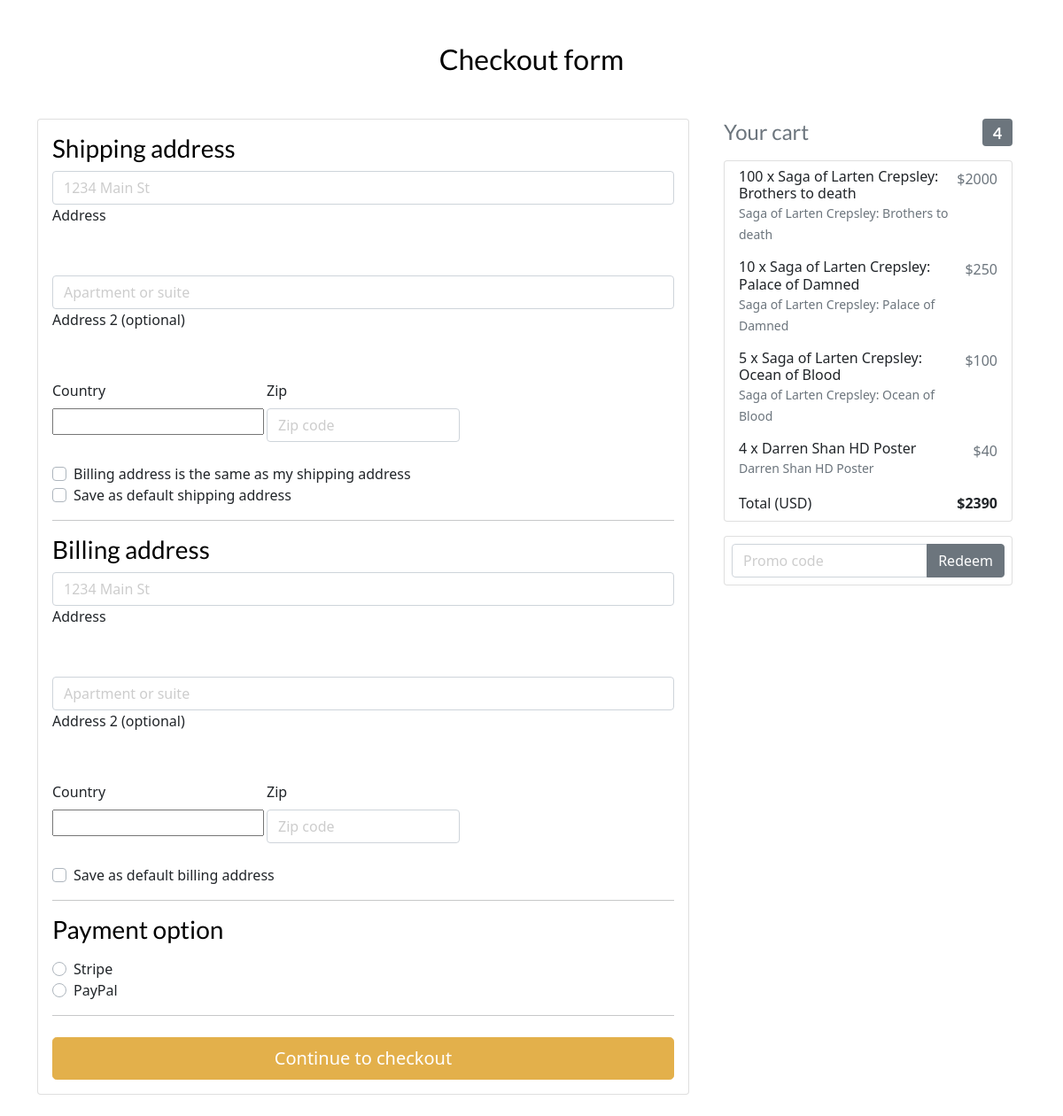
The page /checkout (signed in) on the database its author committed.
### main/models.py (models this page shows, shortened)
class OrderItems(models.Model):
    user =  models.ForeignKey(User, on_delete=models.CASCADE,null=True)
    item = models.ForeignKey(Products,on_delete=models.CASCADE,null=True)
    qty = models.IntegerField()
    ordered = models.BooleanField(default=False)
    coupon = models.ForeignKey(
        'Coupon', on_delete=models.SET_NULL, blank=True, null=True)
    billing_address = models.ForeignKey(
        'Address', related_name='billing_address', on_delete=models.SET_NULL, blank=True, null=True)
    date_ordered = models.DateTimeField(auto_now_add=True)
    def price(self):
        return int(self.qty) * int(self.item.price)

class Products(models.Model):
    user = models.ForeignKey(User, on_delete=models.CASCADE,null=True)
    product_name = models.CharField(max_length=100)
    description = models.TextField()
    price = models.CharField(max_length=10000,null=False,default='0')
    tags = models.CharField(max_length=100,null=True)
    Image = models.ImageField(null=True,blank=True)
    date_created = models.DateTimeField(auto_now_add=True)

### main/views.py (the view)
# urls.py: path('checkout',views.checkout,name='checkout'),
def checkout(request):
    orders = request.user.orderitems_set.all()
    final_price = 0
    for i in orders:
        final_price += i.price()
    form= CheckoutForm()
    if request.method == 'POST':
        if form.is_valid():
            form = CheckoutForm(request.POST)
    context = {'orders':orders,'finalprice':final_price,'form':form,'couponform': CouponForm(),'DISPLAY_COUPON_FORM': True}
    return render(request,'main/checkout.html',context)

### main/forms.py
class CheckoutForm(forms.Form):
    shipping_address = forms.CharField(required=False)
    shipping_address2 = forms.CharField(required=False)
    shipping_country = CountryField(blank_label='(select country)').formfield(
        required=False,
        widget=CountrySelectWidget(attrs={
            'class': 'custom-select d-block w-100',
        }))
    shipping_zip = forms.CharField(required=False)
    billing_address = forms.CharField(required=False)
    billing_address2 = forms.CharField(required=False)
    billing_country = CountryField(blank_label='(select country)').formfield(
        required=False,
        widget=CountrySelectWidget(attrs={
            'class': 'custom-select d-block w-100',
        }))
    billing_zip = forms.CharField(required=False)
    same_billing_address = forms.BooleanField(required=False)
    set_default_shipping = forms.BooleanField(required=False)
    use_default_shipping = forms.BooleanField(required=False)
    set_default_billing = forms.BooleanField(required=False)
    use_default_billing = forms.BooleanField(required=False)
    payment_option = forms.ChoiceField(
        widget=forms.RadioSelect, choices=PAYMENT_CHOICES)

class CouponForm(forms.Form):
    code = forms.CharField(widget=forms.TextInput(attrs={
        'class': 'form-control',
        'placeholder': 'Promo code',
        'aria-label': 'Recipient\'s username',
        'aria-describedby': 'basic-addon2'
    }))

### main/templates/main/checkout.html (shortened to what this page needs)
{% extends "main/base.html" %}
{% load crispy_forms_tags %}
{% block content %}
  <main >
    <div class="container wow fadeIn">
      <h2 class="my-5 h2 text-center">Checkout form</h2>
      <div class="row">
        <div class="col-md-8 mb-4">
          <div class="card">
            <form method="POST" class="card-body">
              <h3>Shipping address</h3>
              <div class='hideable_shipping_form'>
                <div class="md-form mb-5">
                  <input type='text' placeholder='1234 Main St' id='shipping_address' name='shipping_address' class='form-control' />
                  <label for="shipping_address" class="">Address</label>
                </div>
                <div class="md-form mb-5">
                  <input type='text' placeholder='Apartment or suite' id='shipping_address2' name='shipping_address2' class='form-control' />
                  <label for="shipping_address2" class="">Address 2 (optional)</label>
                </div>
                <div class="row">
                  <div class="col-lg-4 col-md-12 mb-4">
                    <label for="country">Country</label>
                    {{ form.shipping_country }}
                  </div>
                  <div class="col-lg-4 col-md-6 mb-4">
                    <label for="shipping_zip">Zip</label>
                    <input type='text' placeholder='Zip code' id='shipping_zip' name='shipping_zip' class='form-control' />
                  </div>
                </div>
                <div class="custom-control custom-checkbox">
                  <label class="custom-control-label" for="same_billing_address">Billing address is the same as my shipping address</label>
                </div>
                <div class="custom-control custom-checkbox">
                  <label class="custom-control-label" for="set_default_shipping">Save as default shipping address</label>
                </div>
              </div>
              <hr>
              <h3>Billing address</h3>
              <div class='hideable_billing_form'>
                <div class="md-form mb-5">
                  <input type='text' placeholder='1234 Main St' id='billing_address' name='billing_address' class='form-control' />
                  <label for="billing_address" class="">Address</label>
                </div>
                <div class="md-form mb-5">
                  <input type='text' placeholder='Apartment or suite' id='billing_address2' name='billing_address2' class='form-control' />
                  <label for="billing_address2" class="">Address 2 (optional)</label>
                </div>
                <div class="row">
                  <div class="col-lg-4 col-md-12 mb-4">
                    <label for="country">Country</label>
                    {{ form.billing_country }}
                  </div>
                  <div class="col-lg-4 col-md-6 mb-4">
                    <label for="billing_zip">Zip</label>
                    <input type='text' placeholder='Zip code' id='billing_zip' name='billing_zip' class='form-control' />
                  </div>
                </div>
                <div class="custom-control custom-checkbox">
                  <label class="custom-control-label" for="set_default_billing">Save as default billing address</label>
                </div>
              </div>
              <hr>
              <h3>Payment option</h3>
              <div class="d-block my-3">
                {% for value, name in form.fields.payment_option.choices %}
                <div class="custom-control custom-radio">
                  <label class="custom-control-label" for="{{ name }}">{{ name }}</label>
                </div>
                {% endfor %}
              </div>
              <hr class="mb-4">
              <button class="btn btn-primary btn-lg btn-block" type="submit">Continue to checkout</button>
            </form>
          </div>
        </div>
        <div class="col-md-4 mb-4">
          {% include "main/order_snippet.html" %}
        </div>
      </div>
    </div>
  </main>
{% endblock content %}

### main/templates/main/order_snippet.html (shortened to what this page needs)
<div class="col-md-12 mb-4">
    <h4 class="d-flex justify-content-between align-items-center mb-3">
    <span class="text-muted">Your cart</span>
    <span class="badge badge-secondary badge-pill">{{ request.user.orderitems_set.count }}</span>
    </h4>
    <ul class="list-group mb-3 z-depth-1">
    {% for order_item in orders %}
    <li class="list-group-item d-flex justify-content-between lh-condensed">
        <div>
        <h6 class="my-0">{{ order_item.qty }} x {{ order_item.item.product_name}}</h6>
        <small class="text-muted">{{ order_item.item.description}}</small>
        </div>
        <span class="text-muted">${{ order_item.price }}</span>
    </li>
    {% endfor %}
    <li class="list-group-item d-flex justify-content-between">
        <span>Total (USD)</span>
        <strong>${{finalprice }}</strong>
    </li>
    </ul>
    {% if DISPLAY_COUPON_FORM %}
    <form class="card p-2" action="" method="POST">
        <div class="input-group">
            {{ couponform.code }}
            <div class="input-group-append">
            <button class="btn btn-secondary btn-md waves-effect m-0" type="submit">Redeem</button>
            </div>
        </div>
    </form>
    {% endif %}
</div>

### static/css/ji.css (style rules this page uses)
body { margin: 0; }

### rows shown on the page
OrderItems: qty "100", item.product_name "Saga of Larten Crepsley: Brothers to death", item.description "Saga of Larten Crepsley: Brothers to death", price "2000"
OrderItems: qty "10", item.product_name "Saga of Larten Crepsley: Palace of Damned", item.description "Saga of Larten Crepsley: Palace of Damned", price "250"
OrderItems: qty "5", item.product_name "Saga of Larten Crepsley: Ocean of Blood", item.description "Saga of Larten Crepsley: Ocean of Blood", price "100"
OrderItems: qty "4", item.product_name "Darren Shan HD Poster", item.description "Darren Shan HD Poster", price "40"

### other values the page prints
{{ name }} "Stripe" "PayPal"
{{ request.user.orderitems_set.count }} "4"
{{ finalprice }} "2390"
